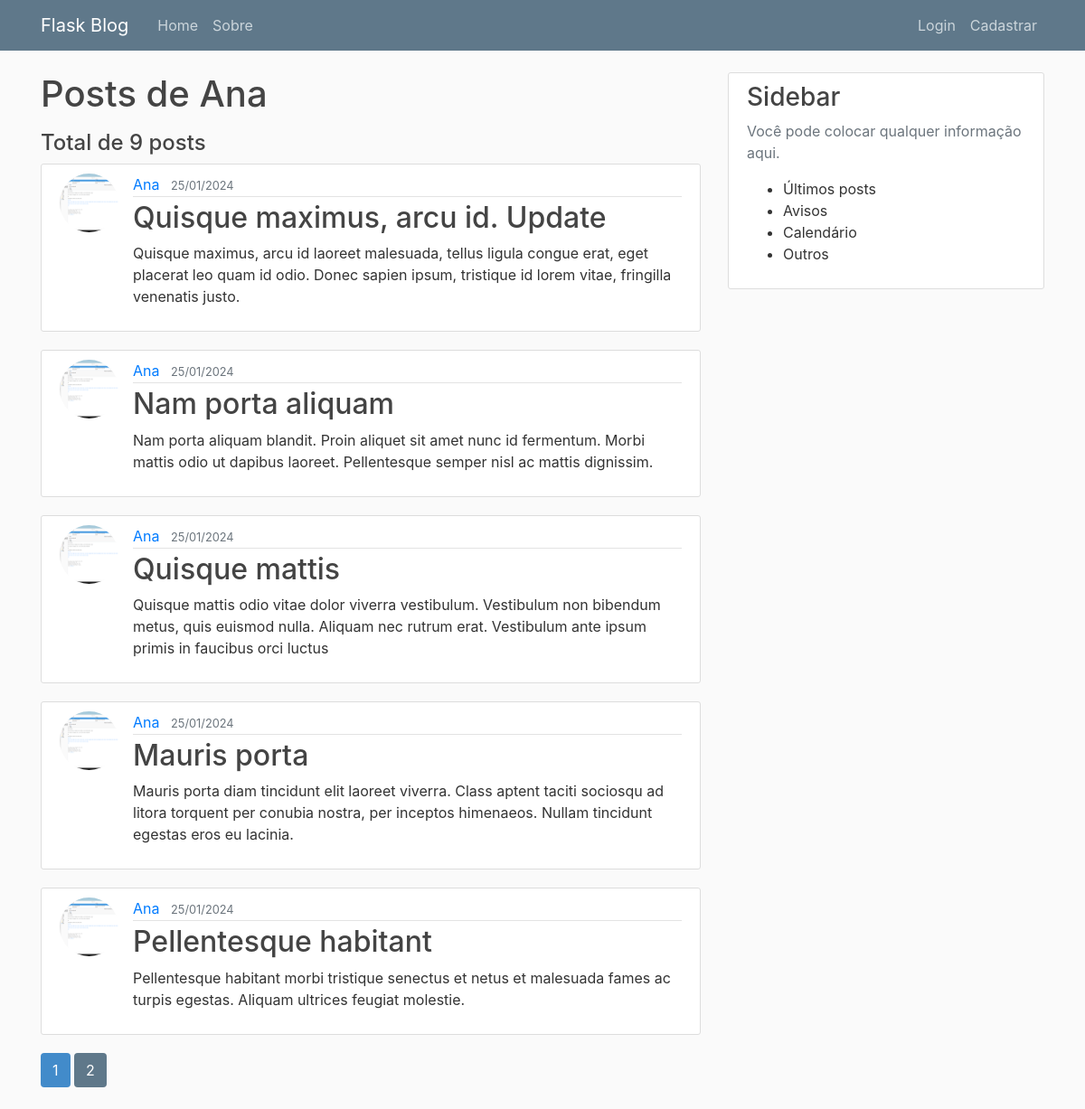
/usuario/Ana, run on the app's committed database.
### flaskblog/models.py (models this page shows, shortened)
class User(db.Model, UserMixin):
    id = db.Column(db.Integer, primary_key=True)
    username = db.Column(db.String(20), unique=True, nullable=False)
    email = db.Column(db.String(120), unique=True, nullable=False)
    image_file = db.Column(db.String(20), nullable=False, default='default.jpg')
    password = db.Column(db.String(60), nullable=False)
    posts = db.relationship('Post', backref='author', lazy=True)

class Post(db.Model):
    id = db.Column(db.Integer, primary_key=True)
    title = db.Column(db.String(100), nullable=False)
    date_posted = db.Column(db.DateTime, nullable=False, default=datetime.utcnow)
    content = db.Column(db.Text, nullable=False)
    user_id = db.Column(db.Integer, db.ForeignKey('user.id'), nullable=False)

### flaskblog/users/routes.py (the view)
@users.route("/usuario/<string:username>")
def user_post(username):
    page = request.args.get('page', 1, type=int)
    user = User.query.filter_by(username=username).first_or_404()
    posts = Post.query.filter_by(author=user)\
        .order_by(Post.date_posted.desc())\
        .paginate(page=page, per_page=5)
    return render_template('usuario_post.html', posts=posts, user=user)

### flaskblog/templates/usuario_post.html
{% extends 'layout.html' %}
{% block content %}
    <h1 class="mb-3">Posts de {{ user.username }}</h1>
    <h4 >Total de {{posts.total}} posts</h4>
    {% for post in posts.items %}
        <article class="media content-section">
            <img class="rounded-circle article-img" src="{{ url_for('static', filename='profile_pics/' + post.author.image_file) }}">
            <div class="media-body">
                <div class="article-metadata">
                    <a class="mr-2" href="{{ url_for('users.user_post', username=post.author.username) }}">{{ post.author.username }}</a>
                    <small class="text-muted">{{ post.date_posted.strftime('%d/%m/%Y') }}</small>
                </div>
                <h2><a class="article-title" href="{{ url_for('posts.post', post_id=post.id) }}">{{ post.title }}</a></h2>
                <p class="article-content">{{ post.content }}</p>
            </div>
        </article>
    {% endfor %}
    {% for page_num in posts.iter_pages(left_edge=1, right_edge=1, left_current=1, right_current=2) %}
        {% if page_num %}
            {% if posts.page == page_num %}
                <a class="btn btn-pagination mb-4" href="{{ url_for('users.user_post', username=user.username, page=page_num) }}">{{ page_num }}</a>
            {% else %}
                <a class="btn btn-pagination-current mb-4" href="{{ url_for('users.user_post', username=user.username, page=page_num) }}">{{ page_num }}</a>
            {% endif %}
            {% else %}
                ...
        {% endif %}
    {% endfor %}
{% endblock content %}

### flaskblog/static/main.css (style rules this page uses)
body { background: #fafafa; color: #333333; margin-top: 5rem; }
h1, h2, h3, h4, h5, h6 { color: #444444; }
.content-section { background: #ffffff; padding: 10px 20px; border: 1px solid #dddddd; border-radius: 3px; margin-bottom: 20px; }
.article-title { color: #444444; }
.article-content { white-space: pre-line; }
.article-img { height: 65px; width: 65px; margin-right: 16px; }
.article-metadata { padding-bottom: 1px; margin-bottom: 4px; border-bottom: 1px solid #e3e3e3 }
.btn-pagination { color: #ffffff; background-color: #428bca; }
.btn-pagination-current { color: #ffffff; background-color: #5f788a; }

### data on the page
User: username "Ana"
Post: image_file (picture), author.username "Ana", date_posted "25/01/2024", title "Quisque maximus, arcu id. Update", content "Quisque maximus, arcu id laoreet malesuada, tellus ligula congue erat, eget placerat leo quam id odio. Donec sapien ipsum, tristique id lorem vitae, fringilla venenatis justo."
Post: image_file (picture), author.username "Ana", date_posted "25/01/2024", title "Nam porta aliquam", content "Nam porta aliquam blandit. Proin aliquet sit amet nunc id fermentum. Morbi mattis odio ut dapibus laoreet. Pellentesque semper nisl ac mattis dignissim."
Post: image_file (picture), author.username "Ana", date_posted "25/01/2024", title "Quisque mattis", content "Quisque mattis odio vitae dolor viverra vestibulum. Vestibulum non bibendum metus, quis euismod nulla. Aliquam nec rutrum erat. Vestibulum ante ipsum primis in faucibus orci luctus"
Post: image_file (picture), author.username "Ana", date_posted "25/01/2024", title "Mauris porta", content "Mauris porta diam tincidunt elit laoreet viverra. Class aptent taciti sociosqu ad litora torquent per conubia nostra, per inceptos himenaeos. Nullam tincidunt egestas eros eu lacinia."
Post: image_file (picture), author.username "Ana", date_posted "25/01/2024", title "Pellentesque habitant", content "Pellentesque habitant morbi tristique senectus et netus et malesuada fames ac turpis egestas. Aliquam ultrices feugiat molestie."

### other printed values
{{ posts.total }} "9"
{{ page_num }} "1"
{{ page_num }} "2"
